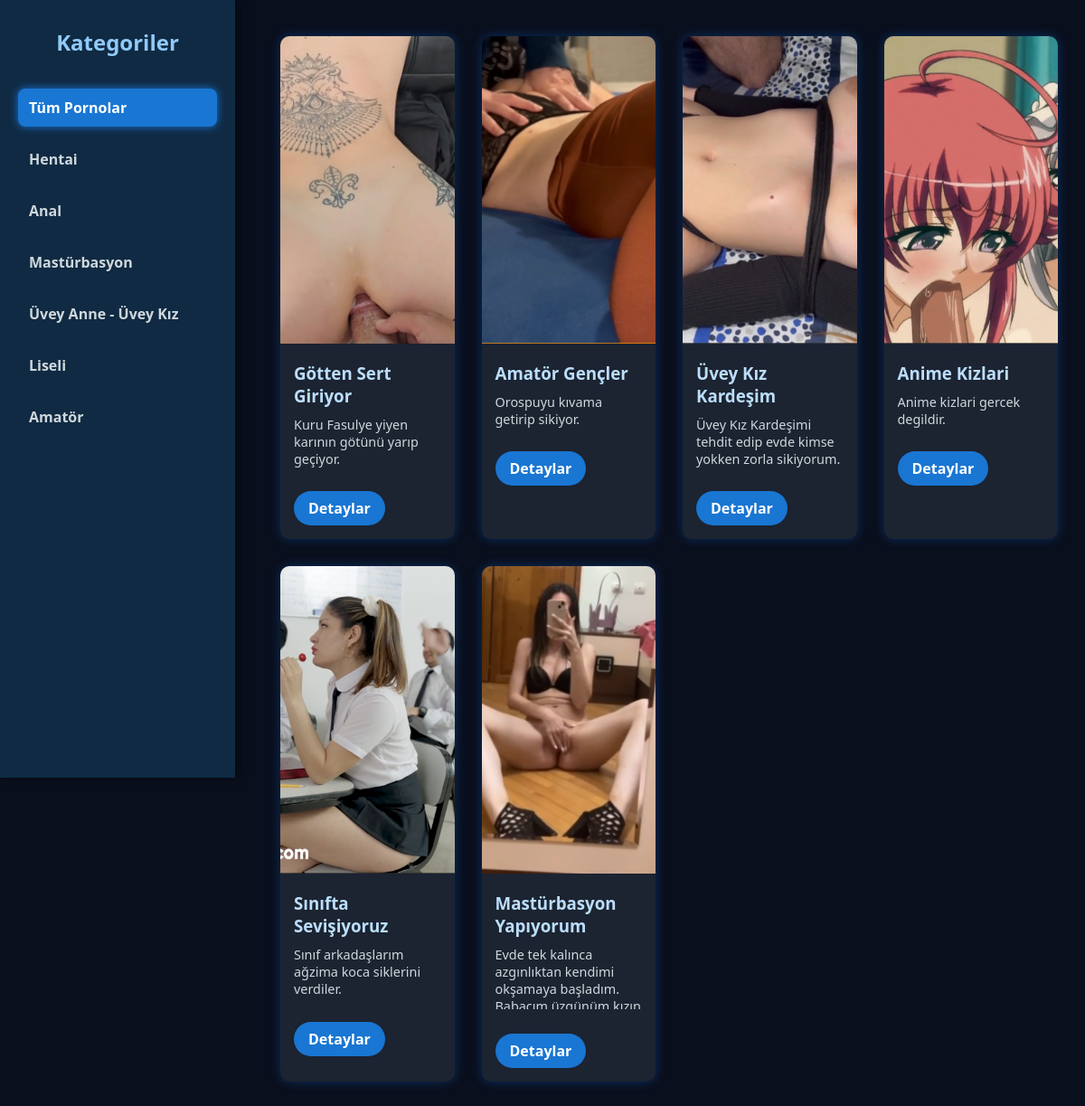
The page / on the database its author committed.
### porno/models.py (models this page shows, shortened)
class PornCategory(models.Model):
    name = models.CharField(max_length=100)

class PornVideo(models.Model):
    title = models.CharField(max_length=255)
    description = models.TextField(blank=True, null=True)
    poster = models.ImageField(upload_to='posters/', blank=True, null=True)
    video_url = models.URLField(blank=True, null=True)  # tüm video linkleri buraya
    external_id = models.CharField(max_length=50, blank=True, null=True)
    upload_date = models.DateTimeField(auto_now_add=True)
    category = models.ForeignKey(PornCategory, on_delete=models.CASCADE)

### porno/views.py (the view)
# urls.py: 2. Add a URL to urlpatterns:  path('', views.home, name='home')
def home(request):
    videos = PornVideo.objects.all()
    categories = PornCategory.objects.all()
    return render(request, 'pornomovie/home.html', {
        'videos': videos,
        'categories': categories,
        "secili_kategori": None
    })

### porno/templates/pornomovie/home.html (shortened to what this page needs)
<!DOCTYPE html>
<html lang="tr">
<head>
</head>
<body>
  <nav class="sidebar">
    <h2>Kategoriler</h2>
    <a href="{% url 'home' %}" class="{% if not secili_kategori %}active{% endif %}">Tüm Pornolar</a>
    {% for category in categories %}
      <a href="{% url 'category_videos' category.id %}" class="{% if secili_kategori and secili_kategori.id == category.id %}active{% endif %}">
        {{ category.name }}
      </a>
    {% endfor %}
  </nav>
  <main class="main-content">
    <div class="grid">
      {% for video in videos %}
      <div class="card">
        <img src="{{ video.poster.url }}" alt="{{ video.title }}">
        <div class="card-content">
          <h3>{{ video.title }}</h3>
          <p>{{ video.description|truncatechars:100 }}</p>
          <a href="{% url 'porno_detail' video.id %}">Detaylar</a>
        </div>
      </div>
      {% endfor %}
    </div>
  </main>
</body>
</html>

### porno/templates/pornomovie/home.html (style rules this page uses)
body { margin: 0; background: #0a0f1d; color: #fff; font-family: 'Segoe UI', sans-serif; display: flex; min-height: 100vh; }
.sidebar { width: 220px; background: #102a43; padding: 30px 20px; box-shadow: 2px 0 10px rgba(0, 0, 0, 0.6); display: flex; flex-direction: column; gap: 15px; position: fixed; height: 100vh; overflow-y: auto; }
.sidebar h2 { margin: 0 0 20px 0; color: #90caf9; font-size: 1.5rem; font-weight: 700; text-align: center; user-select: none; }
.sidebar a { color: #cfd8dc; text-decoration: none; font-weight: 600; padding: 10px 12px; border-radius: 8px; transition: background-color 0.3s ease; user-select: none; }
.sidebar a:hover, .sidebar a.active { background-color: #1976d2; color: white; box-shadow: 0 0 10px #1976d2; }
.main-content { margin-left: 280px; padding: 40px 30px; flex-grow: 1; }
.grid { display: grid; grid-template-columns: repeat(4, 1fr); gap: 30px; justify-content: start; }
.card { background: #1c2331; border-radius: 10px; overflow: hidden; box-shadow: 0 0 12px rgba(0, 123, 255, 0.3); transition: transform 0.2s ease; width: 100%; max-width: 420px; margin: 0 auto; }
.card img { width: 100%; height: 340px; object-fit: cover; }
.card-content { padding: 15px; }
.card-content h3 { margin: 0; color: #bbdefb; }
.card-content p { margin-top: 10px; font-size: 0.9rem; color: #cfd8dc; max-height: 70px; overflow: hidden; }
.card-content a { display: inline-block; margin-top: 12px; background: #1976d2; padding: 8px 16px; border-radius: 30px; text-decoration: none; color: white; font-weight: bold; }

### rows shown on the page
PornCategory: name "Hentai"
PornCategory: name "Anal"
PornCategory: name "Mastürbasyon"
PornCategory: name "Üvey Anne - Üvey Kız"
PornCategory: name "Liseli"
PornCategory: name "Amatör"
PornVideo: poster (picture), title "Götten Sert Giriyor", description "Kuru Fasulye yiyen karının götünü yarıp geçiyor."
PornVideo: poster (picture), title "Amatör Gençler", description "Orospuyu kıvama getirip sikiyor."
PornVideo: poster (picture), title "Üvey Kız Kardeşim", description "Üvey Kız Kardeşimi tehdit edip evde kimse yokken zorla sikiyorum."
PornVideo: poster (picture), title "Anime Kizlari", description "Anime kizlari gercek degildir."
PornVideo: poster (picture), title "Sınıfta Sevişiyoruz", description "Sınıf arkadaşlarım ağzima koca siklerini verdiler."
PornVideo: poster (picture), title "Mastürbasyon Yapıyorum", description "Evde tek kalınca azgınlıktan kendimi okşamaya başladım.…"
